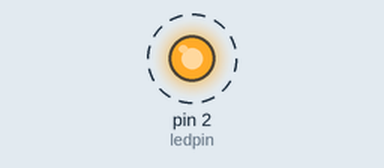
A sketch run on a simulated Arduino Uno, built with avr-gcc and run on an emulated ATmega328P. On the bench: output pins drawn as LEDs (lit = HIGH). Dashed ring = blinking.

Above: at 0.5 s.
Timing chart, 0 to 4.6 s (numbered marks = the images above):
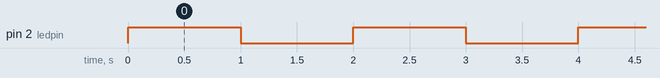

Measured:
- by itself, pin 2 (ledpin): alternates HIGH for 1.0 s and LOW for 1.0 s

The sketch:

LAB_1.1_LED_blink.ino.ino
```cpp
#define ledpin 2
int interval = 1000;

void setup() {
  // put your setup code here, to run once:
  pinMode(ledpin, OUTPUT);
}

void loop() {
  // put your main code here, to run repeatedly:
  digitalWrite(ledpin, HIGH);
  delay(interval);  // เป็นคำสั่งให้บอร์ดหยุดการทำงานรอเวลาตามที่กำหนด โดยที่หน่วยเป็นมิลลิวินาที รูปแบบ delay(เวลาที่ให้รอ)
  digitalWrite(ledpin,LOW);
  delay(interval);
}
```
